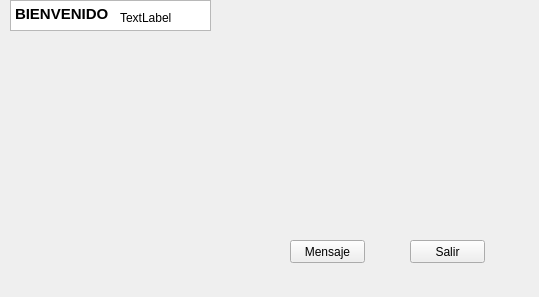
<?xml version="1.0" encoding="UTF-8"?>
<ui version="4.0">
 <class>pantalla1</class>
 <widget class="QWidget" name="pantalla1">
  <property name="geometry">
   <rect>
    <x>0</x>
    <y>0</y>
    <width>539</width>
    <height>297</height>
   </rect>
  </property>
  <property name="windowTitle">
   <string>Dashboard</string>
  </property>
  <property name="windowIcon">
   <iconset resource="icons.qrc">
    <normaloff>:/img/icons/icon.ico</normaloff>:/img/icons/icon.ico</iconset>
  </property>
  <widget class="QPushButton" name="btnsalir">
   <property name="geometry">
    <rect>
     <x>410</x>
     <y>240</y>
     <width>75</width>
     <height>23</height>
    </rect>
   </property>
   <property name="text">
    <string>Salir</string>
   </property>
  </widget>
  <widget class="QLabel" name="lblsetusuario">
   <property name="geometry">
    <rect>
     <x>120</x>
     <y>10</y>
     <width>131</width>
     <height>16</height>
    </rect>
   </property>
   <property name="text">
    <string>TextLabel</string>
   </property>
  </widget>
  <widget class="QPushButton" name="btnmensaje">
   <property name="geometry">
    <rect>
     <x>290</x>
     <y>240</y>
     <width>75</width>
     <height>23</height>
    </rect>
   </property>
   <property name="text">
    <string>Mensaje</string>
   </property>
  </widget>
  <widget class="QTextEdit" name="textEdit">
   <property name="geometry">
    <rect>
     <x>10</x>
     <y>0</y>
     <width>201</width>
     <height>31</height>
    </rect>
   </property>
   <property name="html">
    <string>&lt;!DOCTYPE HTML PUBLIC &quot;-//W3C//DTD HTML 4.0//EN&quot; &quot;http://www.w3.org/TR/REC-html40/strict.dtd&quot;&gt;
&lt;html&gt;&lt;head&gt;&lt;meta name=&quot;qrichtext&quot; content=&quot;1&quot; /&gt;&lt;meta charset=&quot;utf-8&quot; /&gt;&lt;style type=&quot;text/css&quot;&gt;
p, li { white-space: pre-wrap; }
hr { height: 1px; border-width: 0; }
&lt;/style&gt;&lt;/head&gt;&lt;body style=&quot; font-family:'Ubuntu'; font-size:11pt; font-weight:400; font-style:normal;&quot;&gt;
&lt;p style=&quot; margin-top:0px; margin-bottom:0px; margin-left:0px; margin-right:0px; -qt-block-indent:0; text-indent:0px;&quot;&gt;&lt;span style=&quot; font-weight:1000;&quot;&gt;BIENVENIDO&lt;/span&gt;&lt;/p&gt;&lt;/body&gt;&lt;/html&gt;</string>
   </property>
  </widget>
  <zorder>textEdit</zorder>
  <zorder>btnsalir</zorder>
  <zorder>lblsetusuario</zorder>
  <zorder>btnmensaje</zorder>
 </widget>
 <resources>
  <include location="icons.qrc"/>
 </resources>
 <connections/>
</ui>
